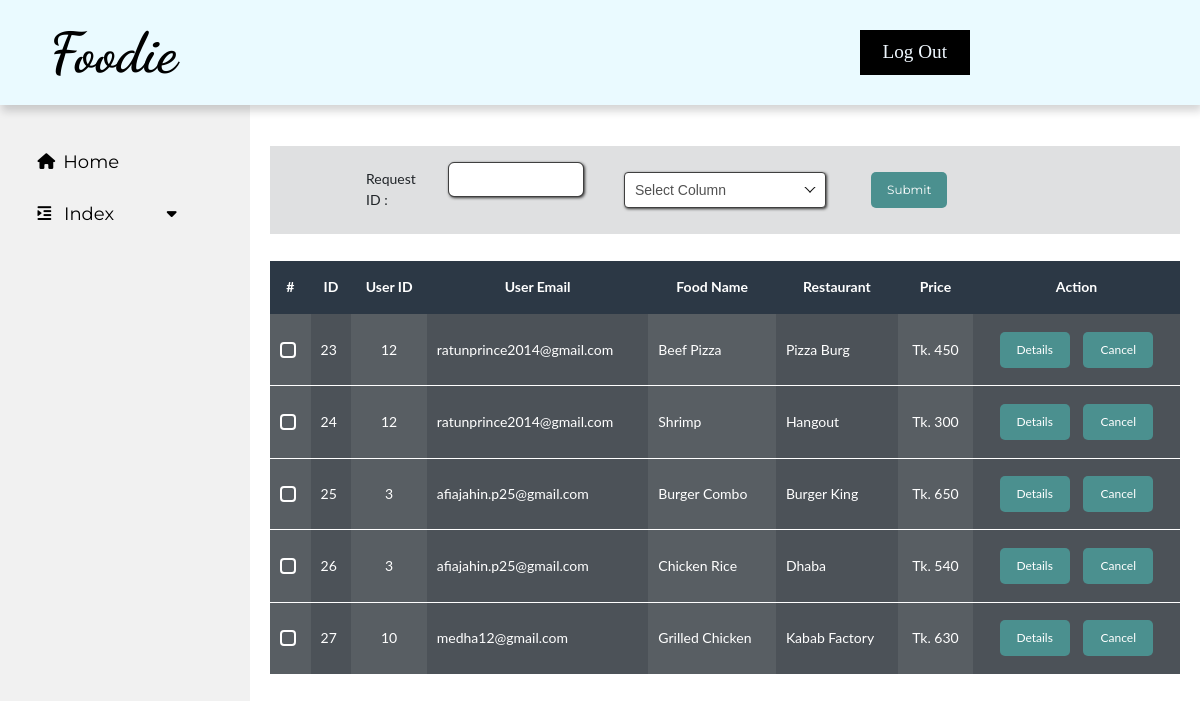
The page /admin/request-list.php on the database its author committed.
### tables this page shows
CREATE TABLE `request` (
  `id` int(11) NOT NULL,
  `food_name` varchar(255) NOT NULL,
  `image` varchar(255) NOT NULL,
  `res_name` varchar(255) NOT NULL,
  `locationName` varchar(500) NOT NULL,
  `price` varchar(100) NOT NULL,
  `description` varchar(500) NOT NULL,
  `latitude` decimal(10,6) DEFAULT NULL,
  `longitude` decimal(10,6) DEFAULT NULL,
  `user_id` int(30) NOT NULL,
  `user_email` varchar(255) NOT NULL
);

### admin/request-list.php (the view, shortened to what this page needs)
<?php
require_once('../php/database.php');
?>
<!DOCTYPE html>
<html lang="en">
<head>
    <link href="https://cdn.jsdelivr.net/npm/bootstrap@5.3.0-alpha1/dist/css/bootstrap.min.css" rel="stylesheet">
    <link href="https://maxcdn.bootstrapcdn.com/font-awesome/4.6.1/css/font-awesome.min.css" rel="stylesheet">
    <link rel="stylesheet" href="css/food.css">
    <link rel="stylesheet" href="css/food-view.css">
    <link rel="stylesheet" href="css/virtual-select.min.css">
</head>
<body>
    <section class="colored-section" id="title">
        <div class="container-fluid">
            <?php
            require_once('admin-nav.php');
            ?>
    </section>
    <section id="content" class="layout">
        <?php
        require_once('sidebar.php');
        ?>
        <div id="content-body">
            <div id="notif" class="px-5">
                <div class="mx-auto px-5 py-3">
                    <form action="request-list.php" method="post" class="row gap-2 align-items-center">
                        <div class="request-select col">
                            <label for="requestID" class="form-label">Request ID :</label>
                            <input type="text" class="form-control" id="requestID" name="reqId" required>
                        </div>
                        <div class="select-column col">
                            <div class="col m-2 px-0">
                            </div>
                        </div>
                        <div class="col">
                            <input type="submit" class="list-btn" name="select">
                        </div>
                    </form>
                </div>
            </div>
            <div id="food-table">
                <table>
                    <thead>
                        <tr class="text-center">
                            <th>#</th>
                            <th>ID</th>
                            <th>User ID</th>
                            <th>User Email</th>
                            <th>Food Name</th>
                            <th>Restaurant</th>
                            <th>Price</th>
                            <th>Action</th>
                        </tr>
                    </thead>
                    <tbody>
                        <?php
                        $sql = "SELECT * FROM request";
                        $result = mysqli_query($connect, $sql);
                        while ($food_value = mysqli_fetch_assoc($result)) {
                        ?>
                            <tr>
                                <td>
                                    <div class="input-container">
                                        <div class="radio-tile">
                                        </div>
                                    </div>
                                </td>
                                <td>
                                    <?= $food_value['id']; ?>
                                </td>
                                <td class="text-center">
                                    <?= $food_value['user_id']; ?>
                                </td>
                                <td>
                                    <?= $food_value['user_email']; ?>
                                </td>
                                <td>
                                    <?= $food_value['food_name']; ?>
                                </td>
                                <td>
                                    <?= $food_value['res_name']; ?>
                                </td>
                                <td class="text-center">Tk.
                                    <?= $food_value['price']; ?>
                                </td>
                                <td class="mx-auto text-center">
                                    <button type="button" data-bs-toggle="modal" data-bs-target="#accept<?= $food_value['id']; ?>" class="list-btn">Details</button>
                                    <button class="list-btn" onclick="deleteRec(<?= $food_value['id']; ?>)">Cancel</button>
                                </td>
                            </tr>
                        <?php
                        }
                        ?>
                    </tbody>
                </table>
            </div>
        </div>
    </section>
</body>
</html>

### admin/css/food.css (style rules this page uses)
body { font-family: "Montserrat"; }
#title { color: #000; padding-top: 1rem; }
.container-fluid { padding: 3% 15%; }
.form-control::placeholder { letter-spacing: 1.5px; color: #fff; padding-left: 5%; }
.list-btn { line-height: 1; display: inline-block; font-size: 1rem; text-decoration: none; border-radius: 5px; color: #fff; padding: 0.9rem 1.5rem ; margin: 3px 5px; min-width: 70px; background-color: #d76e6e; border: none; }

### admin/css/food-view.css (style rules this page uses)
#content-body { margin: 40px 20px; }
#notif { margin: 2% 0 3%; background-color: #39404629; }
.request-select { display: flex; align-items: baseline; justify-content: center; gap: 1rem; }
.request-select input { border: 0.5px solid #3f3f3f; font-size: 14px; width: 70%; box-shadow: 1px 1px 3px #353535; }
.request-select label { font-family: 'Lato', sans-serif; font-size: 14px; }
#food-table { height: 100%; overflow: hidden; font-size: 14px; font-family: 'Lato', sans-serif; line-height: 1.6; }
table { color: #fff !important; width: 100%; }
thead { background-color: #2C3845; }
tbody tr:nth-child(even) { outline: 1px solid #fff; }
tbody td:nth-child(odd) { background-color: hsla(208, 10%, 25%, 0.839); }
tbody td:nth-child(even) { background-color: hsla(208, 10%, 25%, 0.9); }
th, td { padding: 15px 10px; border: 0 0.5px solid #2C3845; }
.list-btn { line-height: 1; display: inline-block; font-size: 0.75rem; text-decoration: none; border-radius: 5px; color: #fff; padding: 0.75rem 1rem; margin: 3px 5px; min-width: 70px; background-color: #4b908f; border: none; }
.input-container { position: relative; height: 1rem; width: 1rem; }
.input-container .radio-tile { display: flex; flex-direction: column; align-items: center; justify-content: center; height: 100%; border: 2px solid #fff; border-radius: 4px; transition: all 300ms ease; }

### admin/sidebar.php (style rules this page uses)
.layout { display: grid; grid-template-areas: "sidebar main"; grid-template-columns: 1fr 5fr; align-items: start; }

### rows shown on the page
request: id "23", user "12", user_email "ratunprince2014@gmail.com", food_name "Beef Pizza", res_name "Pizza Burg", price "450"
request: id "24", user "12", user_email "ratunprince2014@gmail.com", food_name "Shrimp", res_name "Hangout", price "300"
request: id "25", user "3", user_email "afiajahin.p25@gmail.com", food_name "Burger Combo", res_name "Burger King", price "650"
request: id "26", user "3", user_email "afiajahin.p25@gmail.com", food_name "Chicken Rice", res_name "Dhaba", price "540"
request: id "27", user "10", user_email "medha12@gmail.com", food_name "Grilled Chicken", res_name "Kabab Factory", price "630"
